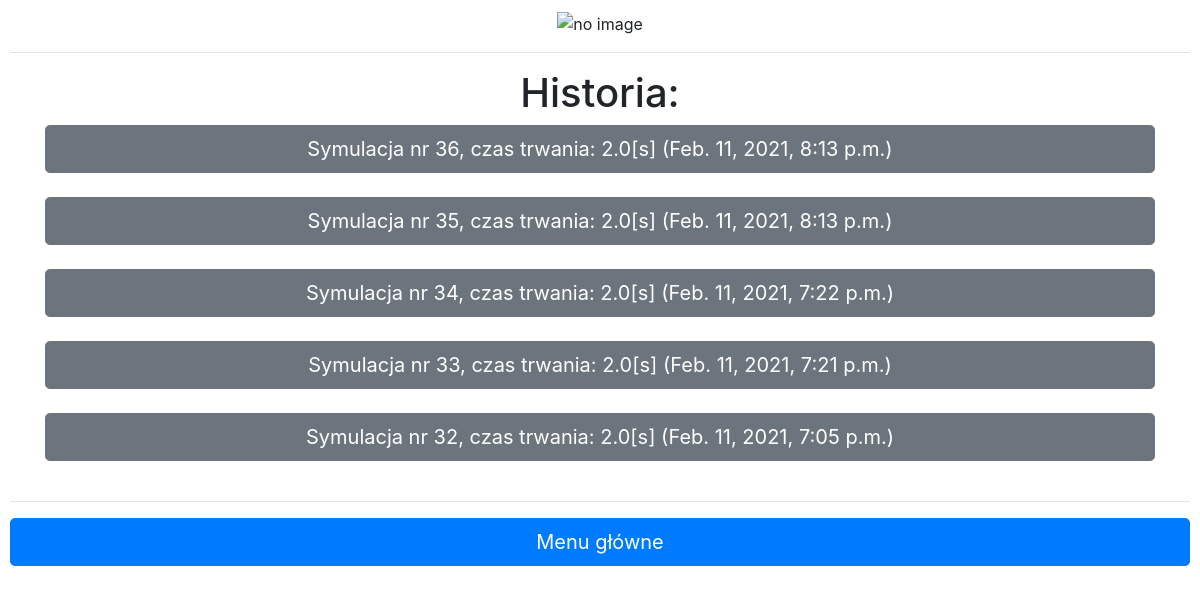
Before: /history/ with the older database file.
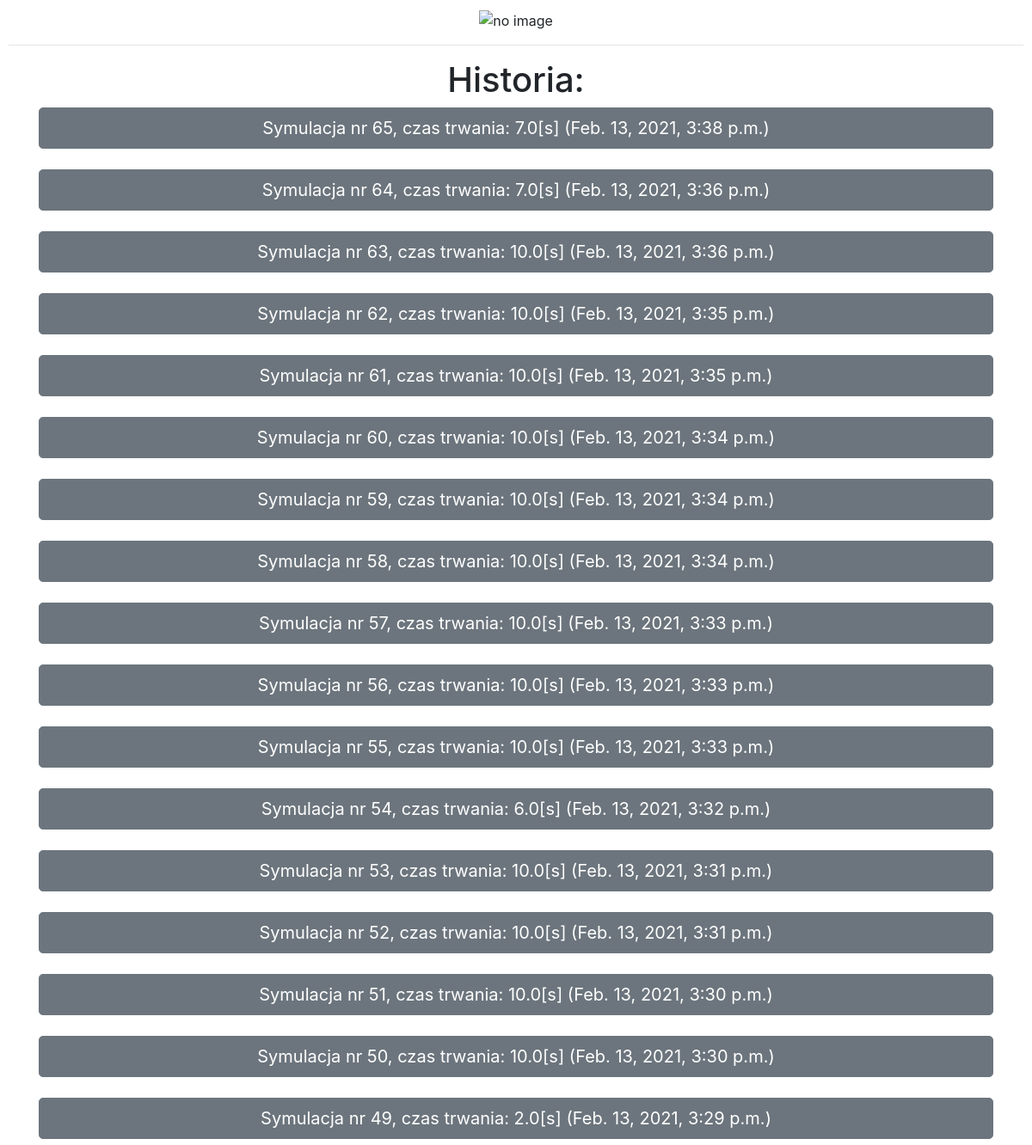
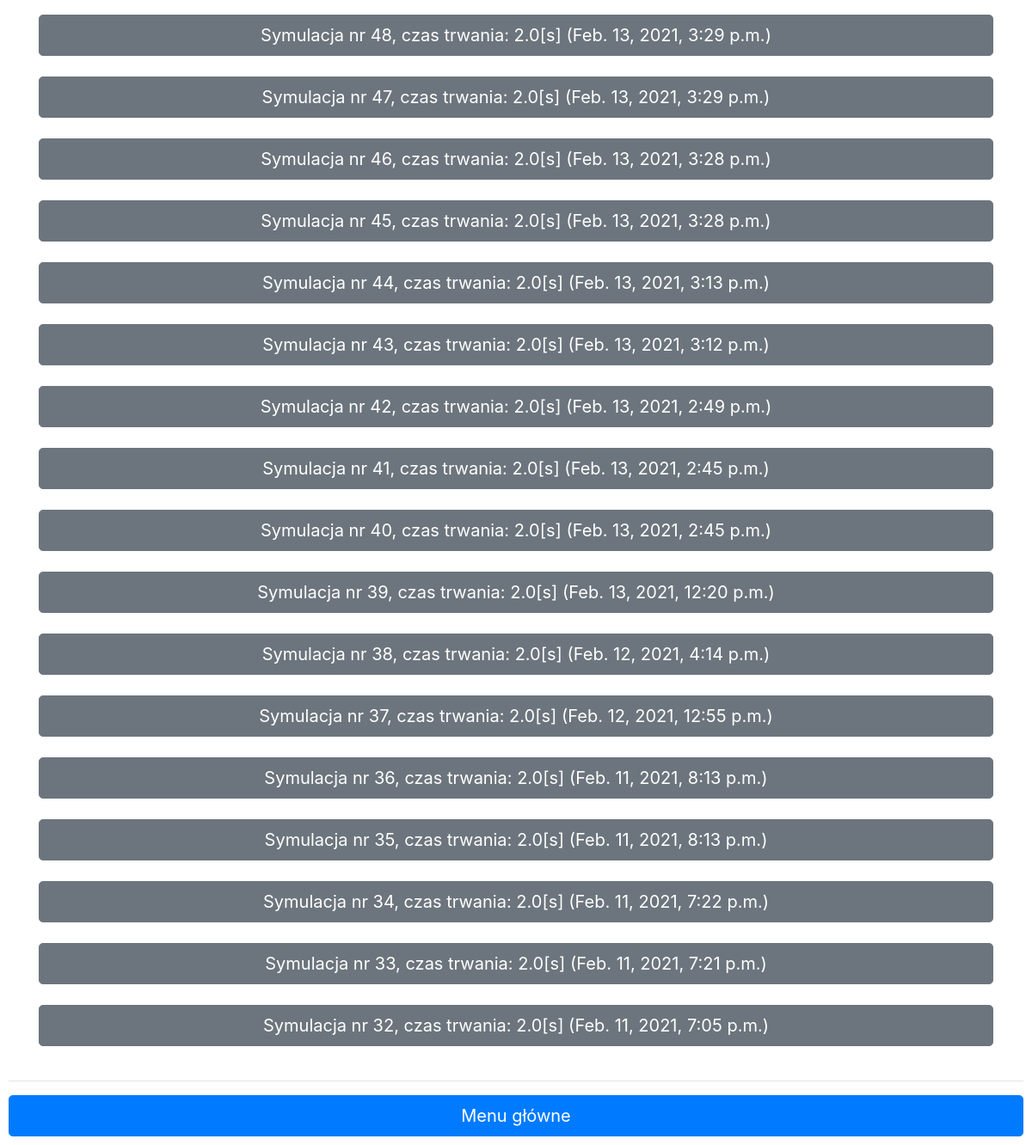
After: the same page with the newer database file (2 pictures, top to bottom).
### charts/models.py (models this page shows)
class PID_db(models.Model):
    sim_time = models.DateTimeField(auto_now=True, auto_now_add=False) # data symulacji
    id = models.AutoField(primary_key=True)
    Tau = models.BinaryField() # Wektor momentow sterujacych [Mn]
    Q_prim = models.BinaryField() # wektor predkosci katowych [rad]
    Kat = models.BinaryField() # wektor pozycji katowych [deg]
    E = models.BinaryField() # wektor bledu polozenia [deg]
    t = models.FloatField(default=1) # czas trwania symulacji [s]
    n = models.IntegerField(default=1) # liczba iteracji

### charts/views.py (the view)
# urls.py: url(r'^history/$', views.history, name="history"),
def history(request):
    hist = PID_db.objects.all().order_by('-id')
    return render(request, "history.html", {
        "hist":hist,
    })

### templates/history.html
{% extends "base/layout.html" %}
{% block body %}
<h1 align="center"> Historia: </h1>
<div>
    {% for record in hist %}
        <div class="container">
            <a href="{% url 'chart' id=record.id %}" type="button" class="btn btn-secondary btn-lg btn-block">
            Symulacja nr {{record.id}}, czas trwania: {{record.t}}[s] ({{record.sim_time}})</a>
            <br>
        </div>
    {%endfor%}
</div>
{% endblock %}

Changed rows visible on the page:
added PID_db: id "65", t "7.0", sim_time "Feb. 13, 2021, 3:38 p.m."
added PID_db: id "64", t "7.0", sim_time "Feb. 13, 2021, 3:36 p.m."
added PID_db: id "63", t "10.0", sim_time "Feb. 13, 2021, 3:36 p.m."
added PID_db: id "62", t "10.0", sim_time "Feb. 13, 2021, 3:35 p.m."
added PID_db: id "61", t "10.0", sim_time "Feb. 13, 2021, 3:35 p.m."
added PID_db: id "60", t "10.0", sim_time "Feb. 13, 2021, 3:34 p.m."
added PID_db: id "59", t "10.0", sim_time "Feb. 13, 2021, 3:34 p.m."
added PID_db: id "58", t "10.0", sim_time "Feb. 13, 2021, 3:34 p.m."
added PID_db: id "57", t "10.0", sim_time "Feb. 13, 2021, 3:33 p.m."
added PID_db: id "56", t "10.0", sim_time "Feb. 13, 2021, 3:33 p.m."
added PID_db: id "55", t "10.0", sim_time "Feb. 13, 2021, 3:33 p.m."
added PID_db: id "54", t "6.0", sim_time "Feb. 13, 2021, 3:32 p.m."
added PID_db: id "53", t "10.0", sim_time "Feb. 13, 2021, 3:31 p.m."
added PID_db: id "52", t "10.0", sim_time "Feb. 13, 2021, 3:31 p.m."
added PID_db: id "51", t "10.0", sim_time "Feb. 13, 2021, 3:30 p.m."
added PID_db: id "50", t "10.0", sim_time "Feb. 13, 2021, 3:30 p.m."
added PID_db: id "49", t "2.0", sim_time "Feb. 13, 2021, 3:29 p.m."
added PID_db: id "48", t "2.0", sim_time "Feb. 13, 2021, 3:29 p.m."
added PID_db: id "47", t "2.0", sim_time "Feb. 13, 2021, 3:29 p.m."
added PID_db: id "46", t "2.0", sim_time "Feb. 13, 2021, 3:28 p.m."
added PID_db: id "45", t "2.0", sim_time "Feb. 13, 2021, 3:28 p.m."
added PID_db: id "44", t "2.0", sim_time "Feb. 13, 2021, 3:13 p.m."
added PID_db: id "43", t "2.0", sim_time "Feb. 13, 2021, 3:12 p.m."
added PID_db: id "42", t "2.0", sim_time "Feb. 13, 2021, 2:49 p.m."
added PID_db: id "41", t "2.0", sim_time "Feb. 13, 2021, 2:45 p.m."
added PID_db: id "40", t "2.0", sim_time "Feb. 13, 2021, 2:45 p.m."
added PID_db: id "39", t "2.0", sim_time "Feb. 13, 2021, 12:20 p.m."
added PID_db: id "38", t "2.0", sim_time "Feb. 12, 2021, 4:14 p.m."
added PID_db: id "37", t "2.0", sim_time "Feb. 12, 2021, 12:55 p.m."
